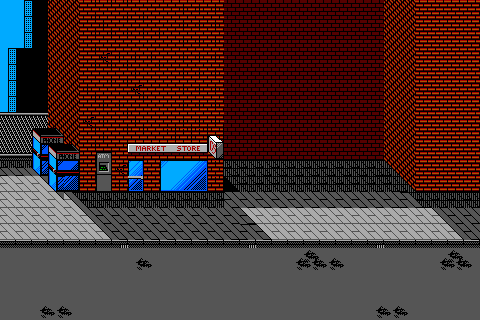

Tiled map render using the project's own tile images. Description and the whole map definition, tile-layer contents included, below:
An orthogonal 30x20 tile map with 16x16 px tiles, 1 tile layer (Background) and 9 objects.

<map version="1.10" tiledversion="1.11.2" orientation="orthogonal" renderorder="right-down" width="30" height="20" tilewidth="16" tileheight="16" infinite="0" nextlayerid="4" nextobjectid="30">
 <editorsettings>
  <export target="Street.lua" format="lua" />
 </editorsettings>
 <tileset firstgid="1" name="StreetTiles" tilewidth="16" tileheight="16" tilecount="128" columns="8">
  <image source="../SMS Market Street Tile Set Files/SMS_16x16_TileSet.png" width="128" height="256" />
 </tileset>
 <layer id="1" name="Background" width="30" height="20">
  <data encoding="csv">
2,10,11,4,4,27,27,27,5,5,5,60,60,60,8,8,8,8,8,8,8,8,8,8,4,4,5,5,5,5,
2,10,11,4,4,27,60,27,27,5,5,60,60,60,8,8,8,8,8,8,8,8,8,8,4,4,5,5,5,5,
2,10,11,4,4,27,27,27,27,27,5,60,60,60,8,8,8,8,8,8,8,8,8,8,4,4,5,5,5,5,
10,11,11,4,4,27,45,60,60,60,5,60,60,60,8,8,8,8,8,8,8,8,8,8,4,4,5,5,5,5,
10,11,11,4,4,27,27,27,60,27,5,60,60,60,8,8,8,8,8,8,8,8,8,8,4,4,5,5,5,5,
10,11,11,4,4,60,27,27,45,5,5,60,60,60,8,8,8,8,8,8,8,8,8,8,4,4,5,5,5,5,
10,11,11,4,4,27,60,60,27,5,5,60,60,60,8,8,8,8,8,8,8,8,8,8,4,4,5,5,5,5,
15,15,15,4,4,45,60,27,60,5,5,60,60,60,8,8,8,8,8,8,8,8,8,8,4,4,5,5,5,5,
23,23,33,34,4,27,60,27,27,5,59,59,59,30,8,8,8,8,8,8,8,8,8,8,4,4,5,5,5,5,
46,46,57,33,34,27,48,27,49,50,51,52,53,54,8,8,8,8,8,8,8,8,8,8,4,4,5,5,5,5,
72,72,115,57,58,27,74,45,75,5,76,77,78,59,107,107,107,107,107,107,107,107,107,107,100,4,5,5,5,5,
112,112,104,92,56,27,93,60,94,5,95,96,97,59,98,107,107,107,107,107,107,107,107,107,107,100,5,5,5,5,
112,112,112,104,105,106,80,80,80,80,80,80,80,80,114,114,114,114,114,114,114,114,114,114,114,109,110,107,107,107,
112,112,112,112,112,113,114,114,114,114,114,114,114,114,114,117,112,112,112,112,112,112,112,112,112,112,112,113,114,114,
112,112,112,112,112,112,113,114,114,114,114,114,114,114,114,108,117,112,112,112,112,112,112,112,112,112,112,112,113,114,
118,118,118,118,118,118,118,119,118,118,118,118,118,118,118,119,118,118,118,120,118,118,118,119,118,118,118,118,120,118,
122,122,122,122,122,122,122,122,123,126,122,122,122,122,122,122,122,122,123,124,125,126,122,122,122,122,122,123,124,126,
122,122,122,122,122,122,122,122,122,122,122,122,122,122,122,122,122,122,122,122,122,122,122,122,122,122,122,122,122,122,
122,122,122,122,122,122,122,122,122,122,122,122,122,122,122,122,122,122,122,122,122,122,122,122,122,122,122,122,122,122,
122,122,123,125,126,122,122,122,122,122,122,122,122,122,122,122,122,122,122,122,122,122,122,123,125,126,122,122,122,122
</data>
 </layer>
 <objectgroup id="3" name="Walls">
  <object id="9" x="-16" y="0" width="16" height="320" />
  <object id="10" x="0" y="-16" width="480" height="16" />
  <object id="11" x="481" y="0" width="16" height="320" />
  <object id="12" x="0" y="320" width="480" height="16" />
  <object id="14" x="0" y="0" width="480" height="160" />
  <object id="15" x="48" y="160" width="176" height="32" />
  <object id="17" x="416" y="160" width="64" height="32" />
  <object id="27" x="400" y="160" width="16" height="16" />
  <object id="28" x="32" y="160" width="16" height="16" />
 </objectgroup>
</map>
